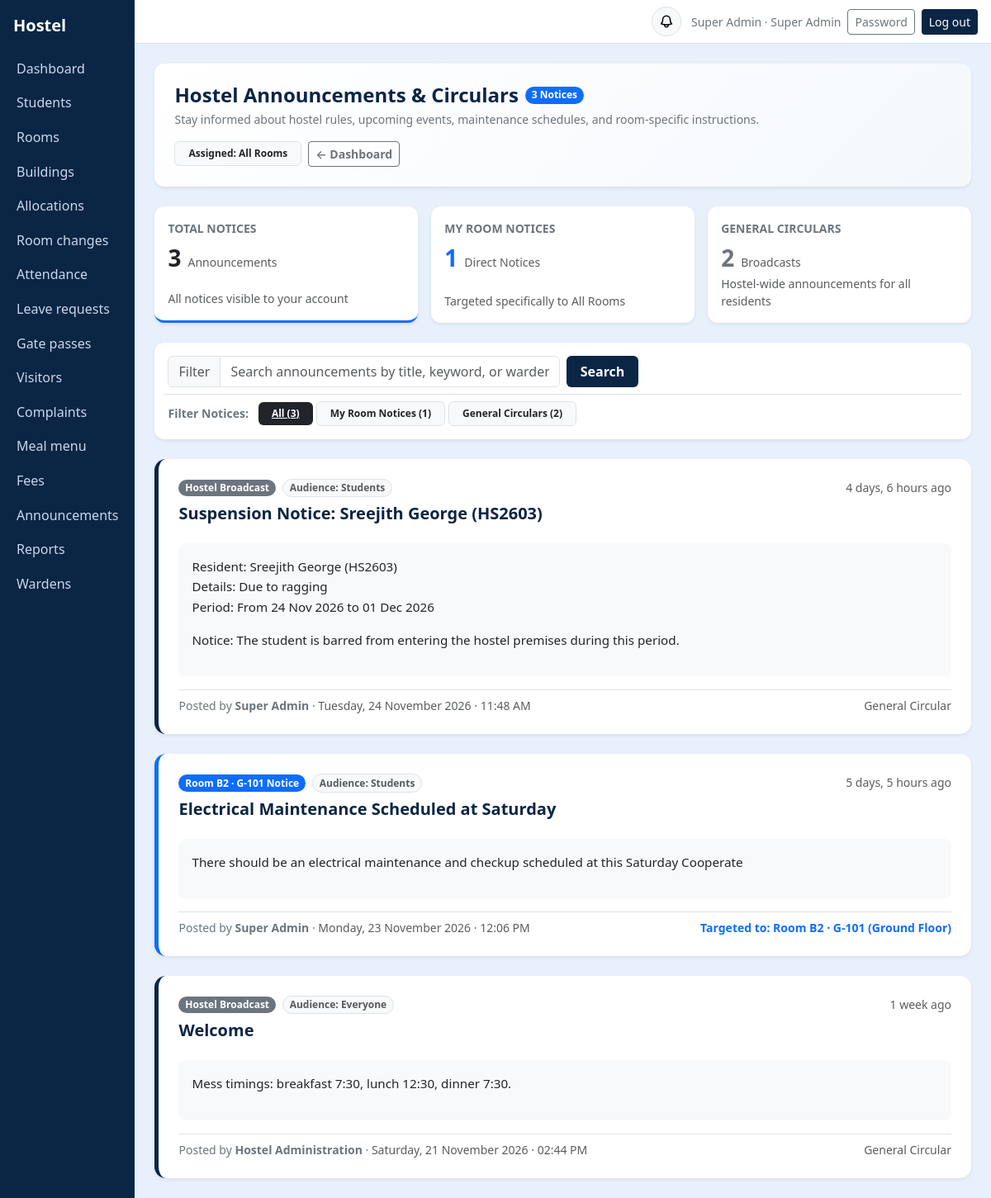
Before: /me/announcements/ (signed in) with the older database file.
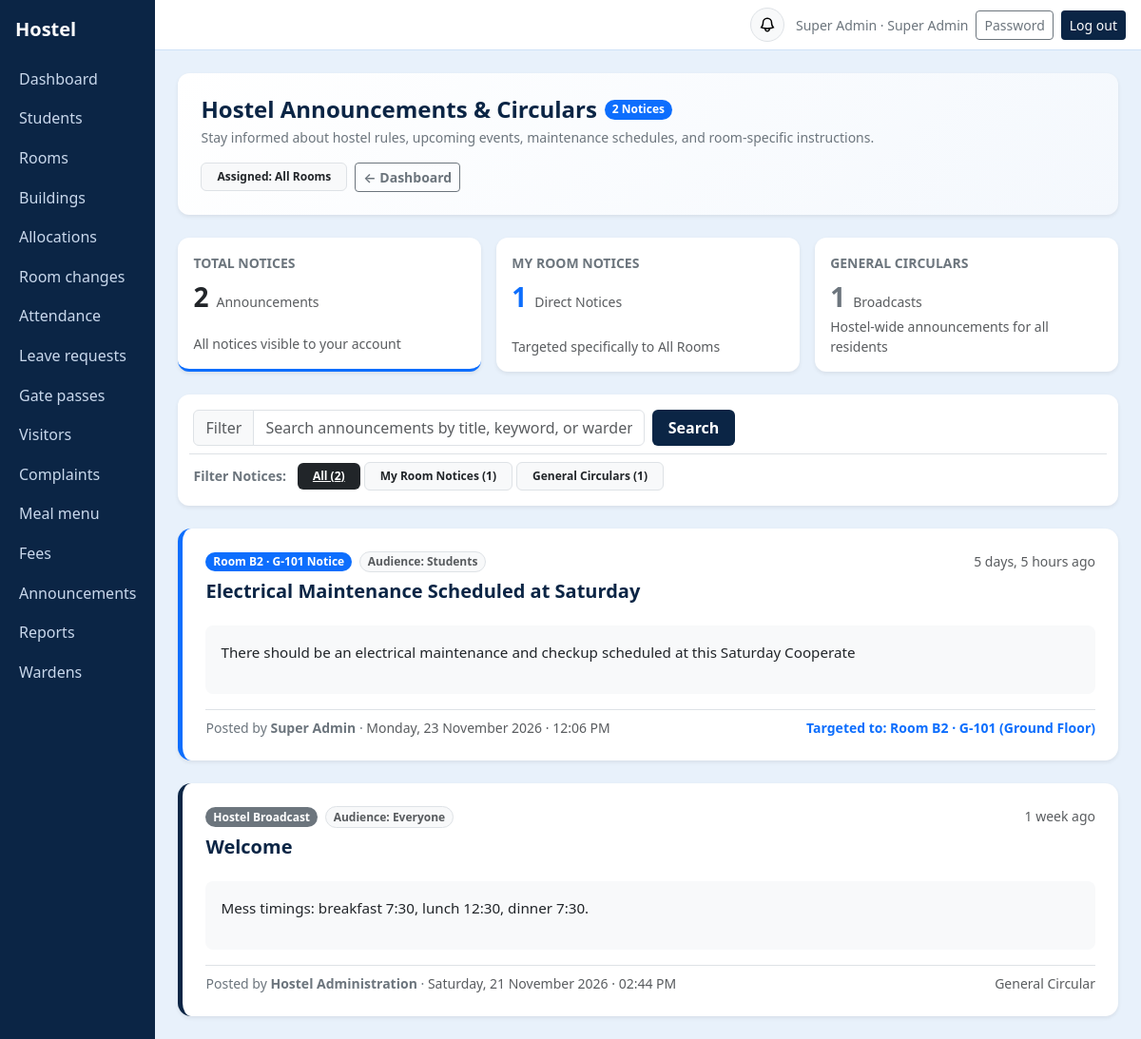
After: the same page with the newer database file.
### core/models.py (models this page shows, shortened)
class User(AbstractUser):
    ROLES = [("admin", "Super Admin"), ("warden", "Warden"), ("student", "Student"), ("parent", "Parent")]
    role = models.CharField(max_length=10, choices=ROLES, default="student")
    phone = models.CharField(max_length=20, blank=True)
    must_change_password = models.BooleanField(default=False)
    assigned_building = models.ForeignKey(
        Building,
        null=True,
        blank=True,
        on_delete=models.SET_NULL,
        related_name="wardens",
        help_text="Leave empty for Head Warden (full cross-building access). Assign a building to lock this warden exclusively to that building.",
    )
    @property
    def scoped_building(self):
        return self.assigned_building if self.role == "warden" else None
    @property
    def warden_role_label(self):
        if self.role != "warden":
            return self.get_role_display()
        if self.assigned_building_id:
            return f"{self.assigned_building.name} Warden"
        return "Head Warden"
    @property
    def display_name(self):
        return self.get_full_name() or self.username

class Announcement(models.Model):
    AUDIENCE = [("all", "Everyone"), ("student", "Students"), ("parent", "Parents")]
    title = models.CharField(max_length=150)
    body = models.TextField()
    audience = models.CharField(max_length=10, choices=AUDIENCE, default="all")
    building = models.ForeignKey(Building, null=True, blank=True, on_delete=models.CASCADE, related_name="announcements")
    room = models.ForeignKey("Room", null=True, blank=True, on_delete=models.CASCADE, related_name="announcements")
    student = models.ForeignKey("Student", null=True, blank=True, on_delete=models.CASCADE, related_name="announcements")
    created_by = models.ForeignKey(User, null=True, blank=True, on_delete=models.SET_NULL, related_name="+")
    created_at = models.DateTimeField(auto_now_add=True)
    class Meta:
        ordering = ["-created_at"]

class Room(models.Model):
    ROOM_TYPE_CHOICES = ROOM_TYPE_CHOICES
    ROOM_TYPE_CAPACITY = ROOM_TYPE_CAPACITY
    CAPACITY_TO_ROOM_TYPE = CAPACITY_TO_ROOM_TYPE
    building = models.ForeignKey(Building, null=True, blank=True, on_delete=models.CASCADE, related_name="rooms")
    block = models.CharField(max_length=20, default="A")
    number = models.CharField(max_length=20)
    room_type = models.CharField("Room type", max_length=15, choices=ROOM_TYPE_CHOICES, default="2_sharing")
    capacity = models.PositiveSmallIntegerField(default=2)
    is_blacklisted = models.BooleanField("Blacklisted", default=False)
    blacklist_reason = models.CharField("Blacklist cause", max_length=150, blank=True)
    class Meta:
        unique_together = ("building", "block", "number")
        ordering = ["building__code", "block", "number"]
    def __init__(self, *args, **kwargs):
        super().__init__(*args, **kwargs)
        self._initial_room_type = self.room_type
        self._initial_capacity = self.capacity
    @property
    def short_code(self):
        if self.number and self.block:
            b = str(self.block).strip()
            num = str(self.number).strip()
            if num.lower().startswith(f"{b.lower()}-"):
                return f"{b}-{num[len(b)+1:].strip()}"
            if num.lower().startswith(b.lower()) and len(num) > len(b) and num[len(b):][0].isdigit():
                return f"{b}-{num[len(b):].strip()}"
            return f"{b}-{num}"
        return self.number or ""
    def __str__(self):
        code = self.short_code
        if self.building_id:
            return f"{self.building.code} · {code}"
        return code
    @property
    def floor_name(self):
        b = str(self.block or "").strip().upper()
        mapping = {
            "G": "Ground Floor",
            "F": "First Floor",
            "S": "Second Floor",
            "T": "Third Floor",
            "B": "Basement",
            "0": "Ground Floor",
            "1": "First Floor",
            "2": "Second Floor",
            "3": "Third Floor",
            "4": "Fourth Floor",
            "5": "Fifth Floor",
        }
        return mapping.get(b, f"Floor {b}" if b else "Floor")

class Building(models.Model):
    YEAR_CHOICES = [(1, "1st Year"), (2, "2nd Year"), (3, "3rd Year"), (4, "4th Year")]
    name = models.CharField(max_length=100, unique=True)
    code = models.CharField(max_length=12, unique=True)
    description = models.CharField(max_length=255, blank=True)
    allowed_years = models.CharField(
        max_length=20,
        default="1,2,3,4",
        help_text="Comma-separated allowed academic years (e.g. '1' or '2,3,4')",
    )
    is_first_year_only = models.BooleanField("1st-Year Only (Anti-Ragging Block)", default=False)
    is_active = models.BooleanField(default=True)
    class Meta:
        ordering = ["code", "name"]

### core/views.py (the view, shortened to what this page needs)
# urls.py: path("me/announcements/", v.my_announcements, name="my_announcements"),
@login_required
def my_announcements(request):
    from datetime import datetime, timezone
    u = request.user
    q = request.GET.get("q", "").strip()
    filter_type = request.GET.get("type", "all").strip()
    if u.role == "student":
        s = getattr(u, "student", None)
        room = s.room if s else None
        aud = ["all", "student"]
        base_qs = _student_notices_qs(s, aud) if s else m.Announcement.objects.filter(room__isnull=True, building__isnull=True, audience__in=aud)
        room_label = f"Room {room}" if room else "Unassigned"
    else:
        _, active_building, is_building_locked = _get_building_scope(request)
        if is_building_locked and active_building:
            base_qs = m.Announcement.objects.filter(
                Q(building=active_building) | Q(room__building=active_building) | Q(building__isnull=True, room__isnull=True)
            )
            room_label = f"{active_building.code} · {active_building.name}"
        else:
            base_qs = m.Announcement.objects.all()
            room_label = "All Rooms"
    all_notices = list(base_qs.select_related("room", "building", "created_by").order_by("-created_at"))
    room_notices = [a for a in all_notices if a.room]
    general_notices = [a for a in all_notices if not a.room]
    notices = all_notices
    if filter_type == "room":
        notices = room_notices
    elif filter_type == "general":
        notices = general_notices
    now = datetime.now(timezone.utc)
    for a in notices:
        diff_hours = (now - a.created_at).total_seconds() / 3600
        a.is_recent = diff_hours <= 48
    return show(
        request,
        "my_announcements",
        title="Hostel Announcements & Circulars",
        notices=notices,
        total_count=len(all_notices),
        room_count=len(room_notices),
        general_count=len(general_notices),
        filter_type=filter_type,
        q=q,
        room_label=room_label,
    )

### core/views.py (called while the page is built)
def show(request, template, **ctx):
    return render(request, f"core/{template}.html", ctx)

### core/templates/core/my_announcements.html (shortened to what this page needs)
{% extends "core/base.html" %}{% block content %}
<div class="card p-4 mb-4 bg-white border-0 shadow-sm" style="background: linear-gradient(135deg, #ffffff 0%, #f4f8fd 100%);">
  <div class="d-flex flex-wrap justify-content-between align-items-center gap-3">
    <div>
      <div class="d-flex align-items-center gap-2 mb-1">
        <h4 class="mb-0 fw-bold" style="color:var(--navy);">Hostel Announcements & Circulars</h4>
        <span class="badge text-bg-primary rounded-pill">{{ total_count }} Notice{{ total_count|pluralize }}</span>
      </div>
      <div class="text-secondary small">
        Stay informed about hostel rules, upcoming events, maintenance schedules, and room-specific instructions.
      </div>
    </div>
    <div class="d-flex align-items-center gap-2">
      <span class="badge text-bg-light border text-dark py-2 px-3">
        Assigned: <b>{{ room_label }}</b>
      </span>
      <a href="{% url 'home' %}" class="btn btn-sm btn-outline-secondary fw-semibold">
        &larr; Dashboard
      </a>
    </div>
  </div>
</div>
<div class="row g-3 mb-4">
  <div class="col-12 col-md-4">
    <a href="?type=all{% if q %}&q={{ q }}{% endif %}" class="card p-3 h-100 bg-white border-0 shadow-sm text-decoration-none {% if filter_type == 'all' or not filter_type %}border-bottom border-3 border-primary{% endif %}">
      <div class="text-secondary small fw-semibold text-uppercase tracking-wider mb-1">Total Notices</div>
      <div class="d-flex align-items-baseline gap-2">
        <span class="fs-3 fw-bold text-dark">{{ total_count }}</span>
        <span class="text-muted small">Announcements</span>
      </div>
      <div class="text-muted small mt-auto">All notices visible to your account</div>
    </a>
  </div>
  <div class="col-12 col-md-4">
    <a href="?type=room{% if q %}&q={{ q }}{% endif %}" class="card p-3 h-100 bg-white border-0 shadow-sm text-decoration-none {% if filter_type == 'room' %}border-bottom border-3 border-primary{% endif %}">
      <div class="text-secondary small fw-semibold text-uppercase tracking-wider mb-1">My Room Notices</div>
      <div class="d-flex align-items-baseline gap-2">
        <span class="fs-3 fw-bold text-primary">{{ room_count }}</span>
        <span class="text-muted small">Direct Notices</span>
      </div>
      <div class="text-muted small mt-auto">Targeted specifically to {{ room_label }}</div>
    </a>
  </div>
  <div class="col-12 col-md-4">
    <a href="?type=general{% if q %}&q={{ q }}{% endif %}" class="card p-3 h-100 bg-white border-0 shadow-sm text-decoration-none {% if filter_type == 'general' %}border-bottom border-3 border-primary{% endif %}">
      <div class="text-secondary small fw-semibold text-uppercase tracking-wider mb-1">General Circulars</div>
      <div class="d-flex align-items-baseline gap-2">
        <span class="fs-3 fw-bold text-secondary">{{ general_count }}</span>
        <span class="text-muted small">Broadcasts</span>
      </div>
      <div class="text-muted small mt-auto">Hostel-wide announcements for all residents</div>
    </a>
  </div>
</div>
<div class="card p-3 mb-4 bg-white border-0 shadow-sm">
  <form method="get" action="{% url 'my_announcements' %}" class="row g-2 align-items-center">
    <div class="col-12 col-md-8 col-lg-6">
      <div class="input-group">
        <span class="input-group-text bg-light text-muted">Filter</span>
        <input type="text" name="q" class="form-control" placeholder="Search announcements by title, keyword, or warden..." value="{{ q }}">
      </div>
    </div>
    <div class="col-auto">
      <button type="submit" class="btn btn-navy fw-semibold px-3">Search</button>
    </div>
    <div class="col-12 mt-2 pt-2 border-top d-flex flex-wrap align-items-center gap-1">
      <span class="text-secondary small fw-semibold me-2">Filter Notices:</span>
      <a href="?type=all{% if q %}&q={{ q }}{% endif %}"
         class="badge {% if filter_type == 'all' or not filter_type %}text-bg-dark{% else %}text-bg-light border text-dark text-decoration-none{% endif %} py-2 px-3">
        All ({{ total_count }})
      </a>
      <a href="?type=room{% if q %}&q={{ q }}{% endif %}"
         class="badge {% if filter_type == 'room' %}text-bg-primary{% else %}text-bg-light border text-dark text-decoration-none{% endif %} py-2 px-3">
        My Room Notices ({{ room_count }})
      </a>
      <a href="?type=general{% if q %}&q={{ q }}{% endif %}"
         class="badge {% if filter_type == 'general' %}text-bg-secondary{% else %}text-bg-light border text-dark text-decoration-none{% endif %} py-2 px-3">
        General Circulars ({{ general_count }})
      </a>
    </div>
  </form>
</div>
<div class="row g-4">
  {% for a in notices %}
    <div class="col-12">
      <div class="card border-0 shadow-sm p-4 bg-white position-relative" style="border-radius: 14px; border-left: 5px solid {% if a.room %}var(--bs-primary){% else %}var(--navy){% endif %} !important;">
        <div class="d-flex flex-wrap justify-content-between align-items-start gap-2 mb-2">
          <div>
            <div class="d-flex flex-wrap align-items-center gap-2 mb-2">
              {% if a.room %}
                <span class="badge text-bg-primary rounded-pill fw-semibold">Room {{ a.room }} Notice</span>
              {% elif a.building %}
                <span class="badge text-bg-info text-dark rounded-pill fw-semibold">{{ a.building.code }} &mdash; {{ a.building.name }} Notice</span>
              {% else %}
                <span class="badge text-bg-secondary rounded-pill fw-semibold">Hostel Broadcast</span>
              {% endif %}
              <span class="badge text-bg-light border text-muted rounded-pill" style="font-size:0.75rem;">
                Audience: {{ a.get_audience_display }}
              </span>
            </div>
            <h5 class="mb-0 fw-bold" style="color:var(--navy);">
              {{ a.title }}
            </h5>
          </div>
          <div class="text-muted small">
            {{ a.created_at|timesince }} ago
          </div>
        </div>
        <div class="p-3 my-3 bg-light rounded-3 text-dark small" style="line-height: 1.6; font-size: 0.95rem;">
          {{ a.body|linebreaks }}
        </div>
        <div class="d-flex flex-wrap justify-content-between align-items-center pt-2 border-top gap-2">
          <div class="small text-secondary">
            Posted by <b>{{ a.created_by.display_name|default:"Hostel Administration" }}</b>
            · <span class="text-muted">{{ a.created_at|date:"l, d F Y · h:i A" }}</span>
          </div>
          {% if a.room %}
            <div class="small text-primary fw-semibold">
              Targeted to: Room {{ a.room }} ({{ a.room.floor_name }})
            </div>
          {% else %}
            <div class="small text-muted">
              General Circular
            </div>
          {% endif %}
        </div>
      </div>
    </div>
  {% endfor %}
</div>
{% endblock %}

### core/templates/core/base.html (shortened to what this page needs)
{% load static %}<!doctype html>
<html lang="en"><head><meta charset="utf-8"><meta name="viewport" content="width=device-width, initial-scale=1">
<link href="https://cdn.jsdelivr.net/npm/bootstrap@5.3.3/dist/css/bootstrap.min.css" rel="stylesheet">
</head><body>
{% if user.is_authenticated and not hide_nav %}
<div class="d-flex">
 <nav class="sidebar py-3" id="sb"><div class="px-3 pb-3 text-white fs-5 fw-semibold">Hostel</div>
  {% for name, label in nav_items %}<a href="{% url name %}" >{{ label }}</a>{% endfor %}
 </nav>
 <div class="flex-grow-1">
  <div class="topbar d-flex align-items-center justify-content-between px-3 py-2">
   <div class="ms-auto d-flex align-items-center gap-2">
     <div class="dropdown me-1">
       <button class="btn btn-sm btn-light border position-relative rounded-circle p-2 d-flex align-items-center justify-content-center" style="width:36px; height:36px;" type="button" id="notifDropdown" data-bs-toggle="dropdown" aria-expanded="false" title="Notifications">
       </button>
     </div>
     <span class="text-secondary small d-none d-sm-inline">{{ user.display_name }} · {% if user.role == 'warden' %}{{ warden_role_label|default:user.get_role_display }}{% else %}{{ user.get_role_display }}{% endif %}</span>
     <a class="btn btn-sm btn-outline-secondary" href="{% url 'password' %}">Password</a>
     <form method="post" action="{% url 'logout' %}" class="d-inline">{% csrf_token %}<button class="btn btn-sm btn-navy">Log out</button></form>
   </div>
  </div>
  <main class="p-3 p-md-4">
{% else %}<main class="container py-4">{% endif %}
  {% block content %}{% endblock %}
 </main>
{% if user.is_authenticated and not hide_nav %}</div></div>{% endif %}
</body></html>

### core/templates/core/base.html (style rules this page uses)
:root { --navy:#0b2545;--sky:#e8f1fb;--sky2:#cfe2f7 }
body { background:var(--sky);min-height:100vh }
.sidebar { background:var(--navy);width:230px;min-height:100vh }
.sidebar a { color:#c9d8ec;text-decoration:none;display:block;padding:.55rem 1.25rem }
.topbar { background:#fff;border-bottom:1px solid var(--sky2) }
.card { border:1px solid var(--sky2); border-radius:12px; box-shadow:0 2px 6px rgba(11,37,69,0.03) }
.btn-navy { background:var(--navy);color:#fff }

Changed rows visible on the page:
removed Announcement: shows "Hostel Broadcast", audience "Students", title "Suspension Notice: Sreejith George (HS2603)", created_at "4 days, 6 hours", body "Resident: Sreejith George (HS2603) Details: Due to ragging Period: From 24 Nov 2026 to 01 Dec 2026 Notice: The student is barred from entering the hostel premises during this period.", created_by.display_name "Super Admin", created_at "Tuesday, 24 November 2026 · 11:48 AM", shows "General Circular"
Other visible differences:
{{ total_count }}: "3" → "2"
{{ general_count }}: "2" → "1"
